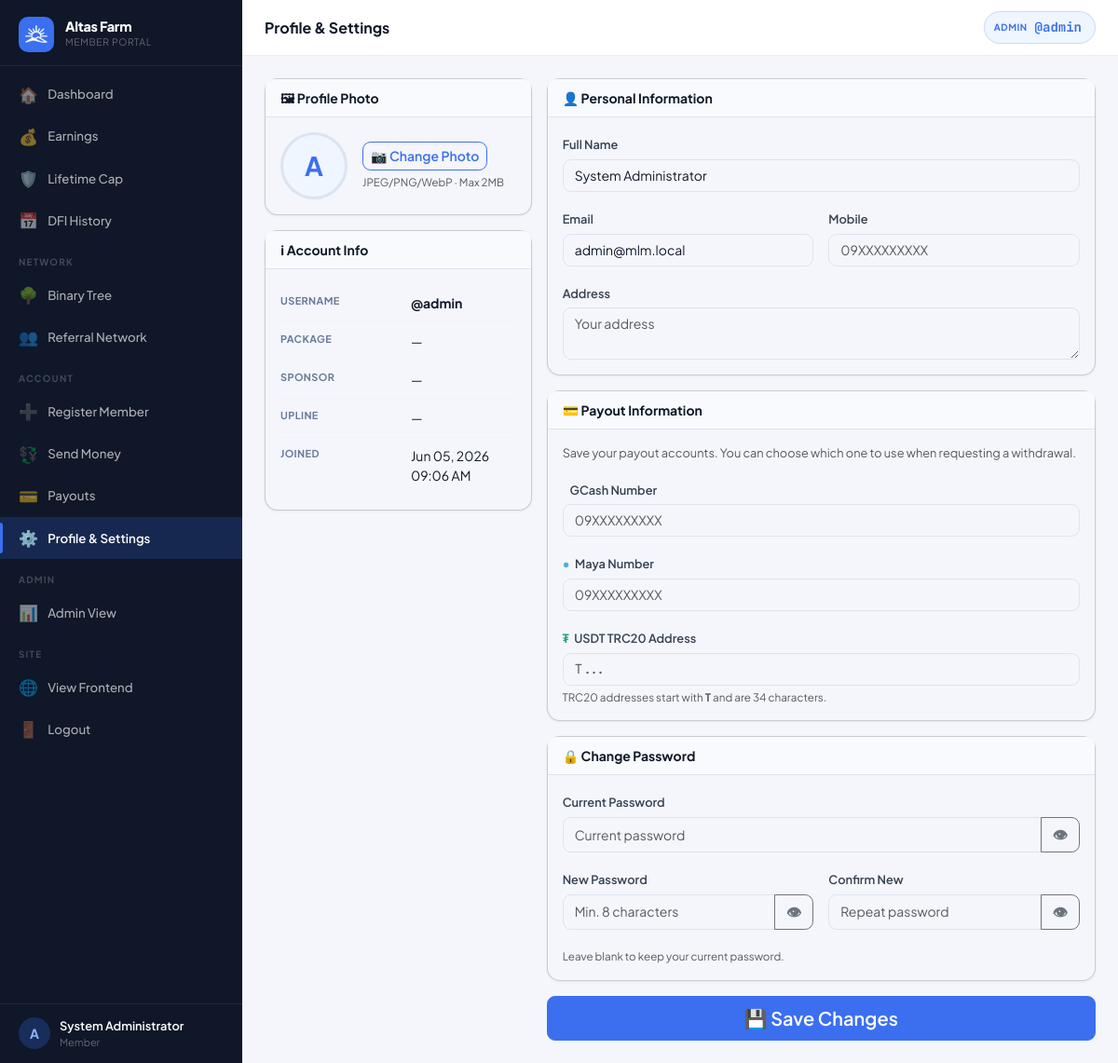
/?page=profile (signed in), run on the app's committed database.
### tables this page shows
CREATE TABLE settings (
  key_name   VARCHAR(80) NOT NULL PRIMARY KEY,
  value      TEXT        NOT NULL,
  updated_at TIMESTAMP DEFAULT CURRENT_TIMESTAMP ON UPDATE CURRENT_TIMESTAMP
);

CREATE TABLE users (
  id                INT UNSIGNED AUTO_INCREMENT PRIMARY KEY,
  username          VARCHAR(40)  NOT NULL UNIQUE,
  password_hash     VARCHAR(255) NOT NULL,
  role              ENUM('member','admin') NOT NULL DEFAULT 'member',
  package_id        INT UNSIGNED NULL,
  reg_code_id           INT UNSIGNED NULL,
  reg_payment_method    ENUM('code','ewallet','pending') NOT NULL DEFAULT 'code',
  reg_paid_by           INT UNSIGNED NULL,

   
  sponsor_id        INT UNSIGNED NULL,
  binary_parent_id  INT UNSIGNED NULL,
  binary_position   ENUM('left','right') NULL,

   
  left_count        INT UNSIGNED NOT NULL DEFAULT 0,
  right_count       INT UNSIGNED NOT NULL DEFAULT 0,
  pairs_paid        INT UNSIGNED NOT NULL DEFAULT 0,
  pairs_flushed     INT UNSIGNED NOT NULL DEFAULT 0,
  pairs_paid_today  INT UNSIGNED NOT NULL DEFAULT 0,   

   
  lifetime_earned       DECIMAL(14,2) NOT NULL DEFAULT 0.00,
  cap_status            ENUM('active','capped','perminact') NOT NULL DEFAULT 'active',
  capping_bypass        TINYINT(1)   NOT NULL DEFAULT 0,
  daily_cap_bypass      TINYINT(1)   NOT NULL DEFAULT 0,
  capped_at             TIMESTAMP NULL,
  last_reactivation_at  TIMESTAMP NULL,
  dfi_days_used         INT UNSIGNED NOT NULL DEFAULT 0,
  dfi_active            TINYINT(1)   NOT NULL DEFAULT 1,
  cd_active             TINYINT(1)   NOT NULL DEFAULT 0,
  ewallet_sent_today      DECIMAL(12,2) NOT NULL DEFAULT 0.00,
  ewallet_sent_this_week  DECIMAL(12,2) NOT NULL DEFAULT 0.00,

   
  full_name         VARCHAR(120) NULL,
  email             VARCHAR(120) NULL,
  mobile            VARCHAR(20)  NULL,
  gcash_number      VARCHAR(20)  NULL,
  maya_number       VARCHAR(20)  NULL,
  usdt_address      VARCHAR(100) NULL,
  address           TEXT         NULL,
  photo             VARCHAR(200) NULL,

  ewallet_balance       DECIMAL(14,2) NOT NULL DEFAULT 0.00,
  withdrawable_balance  DECIMAL(14,2) NOT NULL DEFAULT 0.00,
  status                ENUM('active','suspended','pending') NOT NULL DEFAULT 'active',
  joined_at         TIMESTAMP DEFAULT CURRENT_TIMESTAMP,
  last_login        TIMESTAMP NULL,

  FOREIGN KEY (sponsor_id)       REFERENCES users(id) ON DELETE SET NULL,
  FOREIGN KEY (binary_parent_id) REFERENCES users(id) ON DELETE SET NULL,
  FOREIGN KEY (package_id)       REFERENCES packages(id) ON DELETE SET NULL
);

### views/member/profile.php (the view, shortened to what the rows shown need)
<?php require 'views/partials/head.php'; ?>
<?php require 'views/partials/sidebar_member.php'; ?>
<div class="main-content">
  <?php require 'views/partials/topbar.php'; ?>
  <div class="page-content">
    <form method="POST" action="<?= APP_URL ?>/?page=save_profile" enctype="multipart/form-data">
      <div class="row g-3">
        <div class="col-12 col-lg-4 d-flex flex-column gap-3">
          <div class="card">
            <div class="card-body d-flex align-items-center gap-3 flex-wrap">
              <div id="avatarWrap" style="width:72px;height:72px;border-radius:50%;overflow:hidden;background:var(--primary-light);display:flex;align-items:center;justify-content:center;font-size:1.75rem;font-weight:700;color:var(--primary);border:3px solid #dde3ef;flex-shrink:0;">
                <?php if ($user['photo']): ?><img id="photoPreview" src="<?= APP_URL ?>/uploads/<?= e($user['photo']) ?>" style="width:100%;height:100%;object-fit:cover;"><?php else: ?><span id="photoInitial"><?= strtoupper(substr($user['username'], 0, 1)) ?></span><?php endif; ?>
              </div>
            </div>
          </div>
          <div class="card">
            <div class="card-body">
              <table class="info-table">
                <tr>
                  <td><strong>@<?= e($user['username']) ?></strong></td>
                </tr>
                <tr>
                  <td>Joined</td>
                  <td><?= fmt_datetime($user['joined_at']) ?></td>
                </tr>
              </table>
            </div>
          </div>
        </div>
        <div class="col-12 col-lg-8 d-flex flex-column gap-3">
          <div class="card">
            <div class="card-body">
              <div class="mb-3"><label class="form-label">Full Name</label><input type="text" name="full_name" class="form-control" value="<?= e($user['full_name'] ?? '') ?>" placeholder="Your full name"></div>
              <div class="row g-3">
                <div class="col-md-6 mb-3"><label class="form-label">Email</label><input type="email" name="email" class="form-control" value="<?= e($user['email'] ?? '') ?>" placeholder="email@example.com"></div>
              </div>
            </div>
          </div>
        </div>
      </div>
    </form>
  </div>
</div>
<?php require 'views/partials/footer.php'; ?>

### views/partials/sidebar_member.php (shortened to what the rows shown need)
<?php
$cp      = current_page();
$user    = Auth::user();
$initial = strtoupper(substr($user['username'] ?? 'U', 0, 1));
$name    = $user['full_name'] ?: ('@' . $user['username']);
$view    = $_GET['view'] ?? '';
$nav = [
  ['page' => 'dashboard', 'icon' => '🏠', 'label' => 'Dashboard',        'pages' => ['dashboard']],
  ['page' => 'earnings',  'icon' => '💰', 'label' => 'Earnings',         'pages' => ['earnings']],
  ['page' => 'cap_status', 'icon' => '🛡️', 'label' => 'Lifetime Cap',     'pages' => ['cap_status']],
  ['page' => 'dfi_history', 'icon' => '📅', 'label' => 'DFI History',      'pages' => ['dfi_history']],
  'SEPARATOR:Network',
  ['page' => 'genealogy&view=binary',  'icon' => '🌳', 'label' => 'Binary Tree',      'pages' => ['genealogy'], 'view' => 'binary'],
  ['page' => 'genealogy&view=referral', 'icon' => '👥', 'label' => 'Referral Network', 'pages' => ['genealogy'], 'view' => 'referral'],
  'SEPARATOR:Account',
  ['page' => 'register&sponsor=' . $user['username'], 'icon' => '➕', 'label' => 'Register Member', 'pages' => ['register']],
  ['page' => 'ewallet_transfer', 'icon' => '💱', 'label' => 'Send Money', 'pages' => ['ewallet_transfer']],
  ['page' => 'payout',  'icon' => '💳', 'label' => 'Payouts',   'pages' => ['payout']],
  ['page' => 'profile', 'icon' => '⚙️', 'label' => 'Profile & Settings', 'pages' => ['profile']],
];
if (Auth::isAdmin()) {
  $nav[] = 'SEPARATOR:Admin';
  $nav[] = ['page' => 'admin', 'icon' => '📊', 'label' => 'Admin View', 'pages' => []];
}
$nav[] = 'SEPARATOR:Site';
$nav[] = ['page' => '__frontend__', 'icon' => '🌐', 'label' => 'View Frontend', 'pages' => []];
function renderSidebarNav($nav, $cp, $user, $view, $initial, $name)
{ ?>
  <div class="sidebar-brand">
    <div>
      <div class="brand-name"><?= e(setting('site_name', APP_NAME)) ?></div>
      <div class="brand-sub">Member Portal</div>
    </div>
  </div>
  <div class="sidebar-footer">
    <div class="sidebar-user">
      <div class="user-avatar">
        <?php if (!empty($user['photo'])): ?>
          <img src="<?= APP_URL ?>/uploads/<?= e($user['photo']) ?>" alt="">
        <?php else: ?>
          <?= $initial ?>
        <?php endif; ?>
      </div>
      <div class="user-info">
        <div class="user-name"><?= e($name) ?></div>
        <div class="user-role"><?= e($user['package_name'] ?? 'Member') ?></div>
      </div>
    </div>
  </div>
<?php } ?>
<div class="sidebar d-none d-lg-flex flex-column">
  <?php renderSidebarNav($nav, $cp, $user, $view, $initial, $name); ?>
</div>

### views/partials/topbar.php (shortened to what the rows shown need)
<?php
if (isset($_GET['page']) && $_GET['page'] === 'admin_user_view' && !empty($_GET['id']) && Auth::isAdmin()) {
  $user = getUserById((int)$_GET['id']);
  if (!$user) {
    flash('error', 'User not found.');
    redirect('/?page=admin_users');
  }
} else {
  $user = Auth::user();
}
?>
<div class="topbar-wrapper no-print">
  <div class="d-flex align-items-center gap-2">
    <a href="<?= APP_URL ?>/?page=<?= Auth::isAdmin() ? 'admin' : 'profile' ?>"
      class="topbar-balance" title="<?= e($user['username'] ?? '') ?>" style="text-decoration:none;">
      <span class="bal-label"><?= Auth::isAdmin() ? 'Admin' : 'User' ?></span>
      <span class="bal-amount">@<?= e($user['username'] ?? '') ?></span>
    </a>
  </div>
</div>

### data on the page
settings: value "Altas Farm"
users: username "A", full_name "System Administrator", username "admin", joined_at "Jun 05, 2026 09:06 AM", email "admin@mlm.local"

### other printed values
$item['icon'] "🏠"
$item['label'] "Dashboard"
$item['icon'] "💰"
$item['label'] "Earnings"
$item['icon'] "🛡️"
$item['label'] "Lifetime Cap"
$item['icon'] "📅"
$item['label'] "DFI History"
substr($item, 10) "NETWORK"
$item['icon'] "🌳"
$item['label'] "Binary Tree"
$item['icon'] "👥"
$item['label'] "Referral Network"
substr($item, 10) "ACCOUNT"
$item['icon'] "➕"
